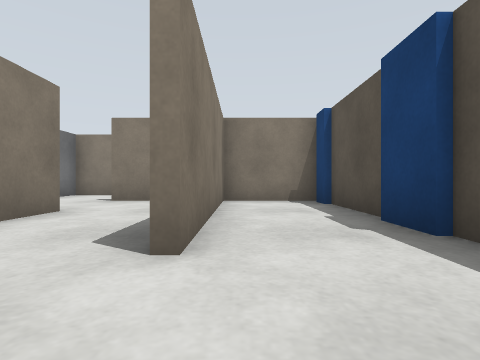
[1] (above)

24 first-person views from a walk through a world built for the Gazebo simulator. The camera is 0.5 m above the floor, looks level and sees 80° across. The floor is counted in squares, 1 m on a side. Each view is taken from the middle of a square. On the plan, view 1 faces up. The plan holds only what a view shows up to about 9 squares ahead; the rest is blank.

[2]
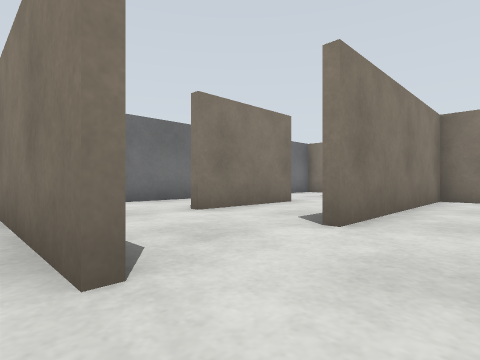

[3]
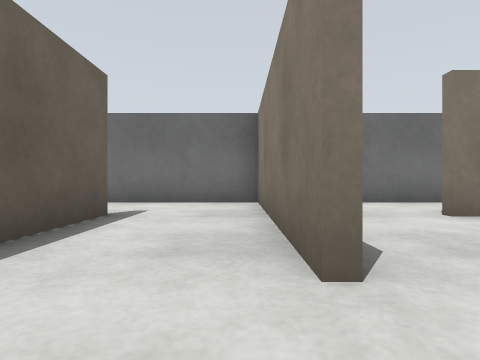

[4]
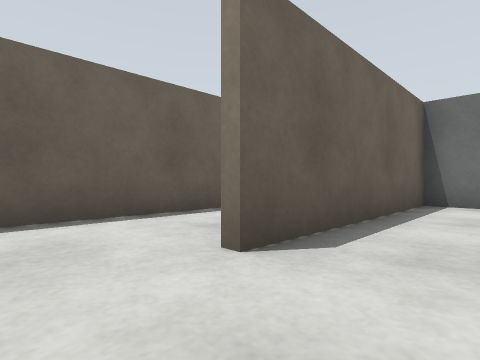

[5]
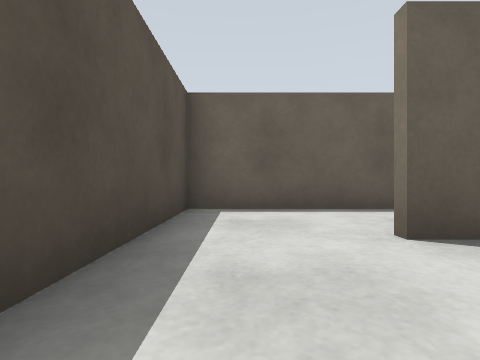

[6]
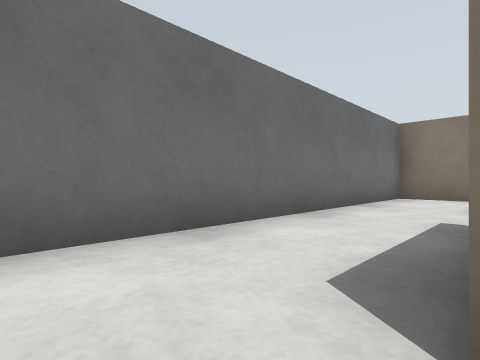

[7]
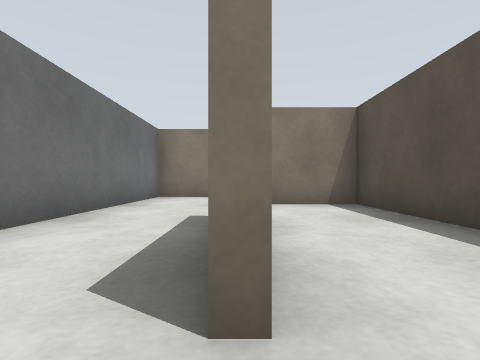

[8]
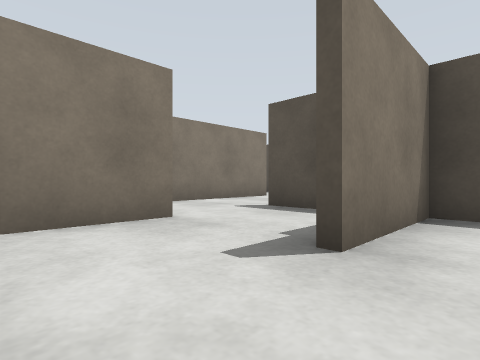

[9]
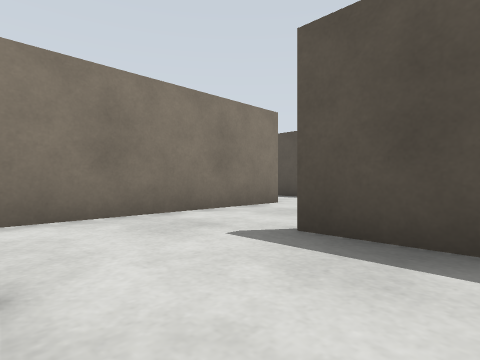

[10]
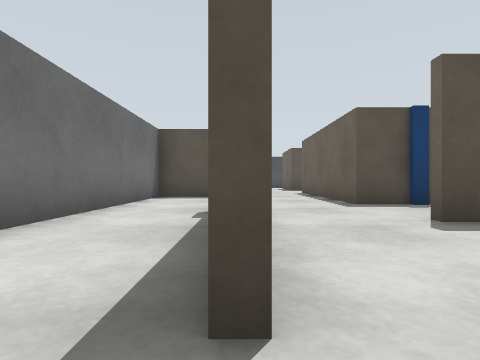

[11]
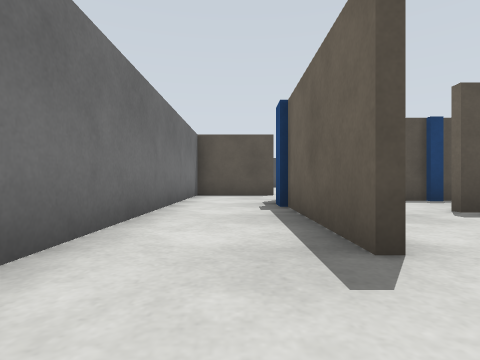

[12]
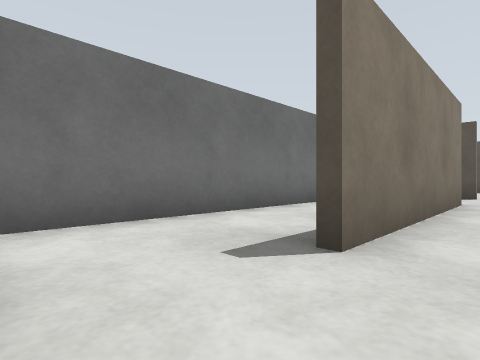

[13]
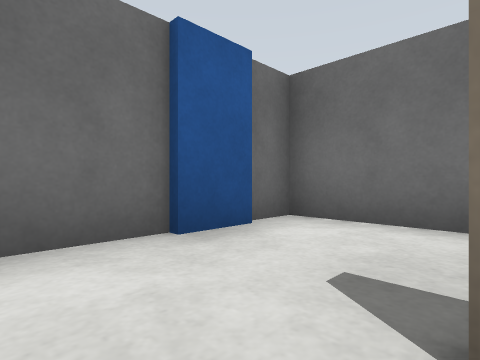

[14]
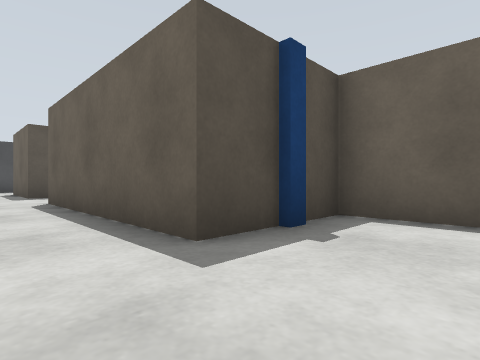

[15]
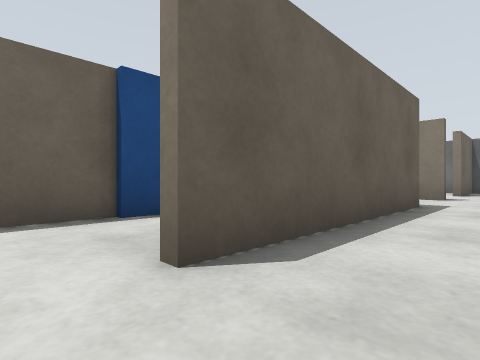

[16]
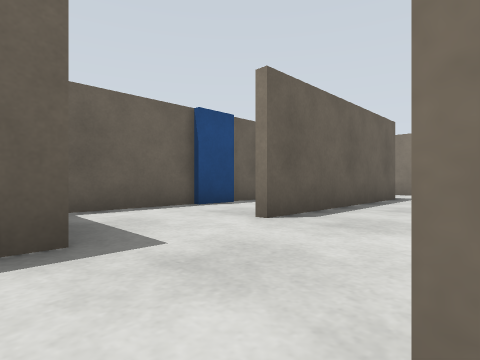

[17]
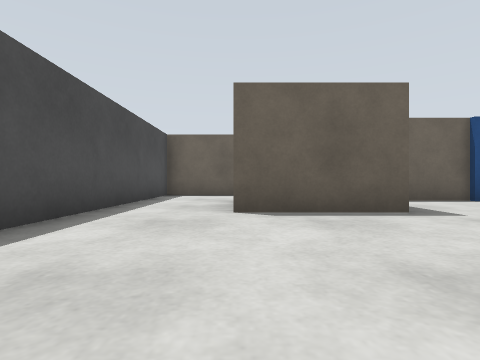

[18]
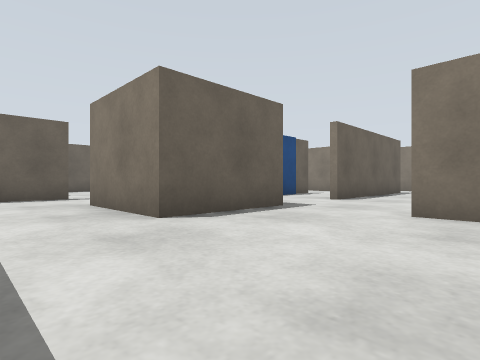

[19]
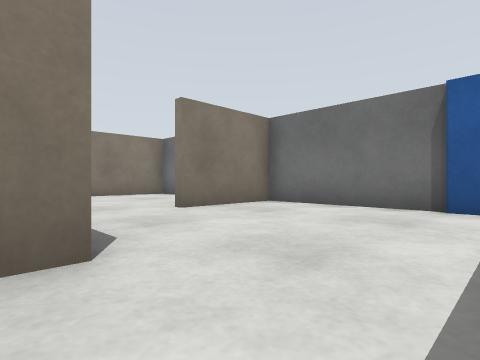

[20]
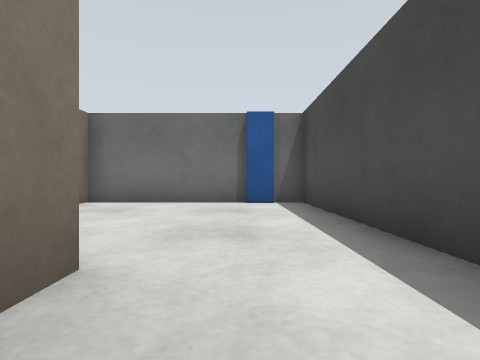

[21]
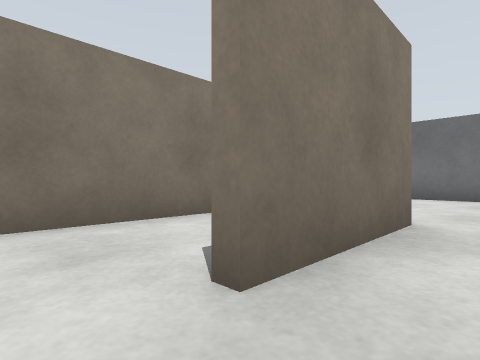

[22]
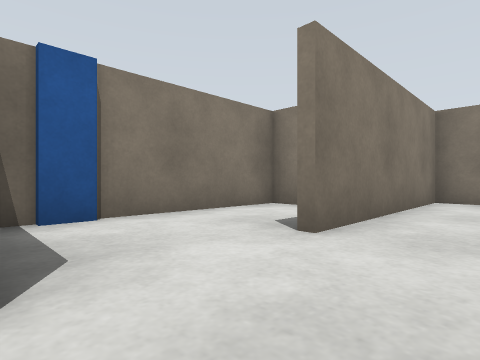

[23]
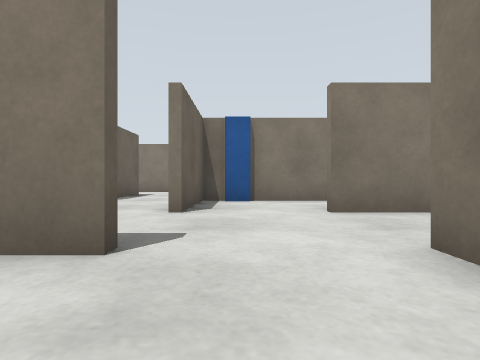

[24]
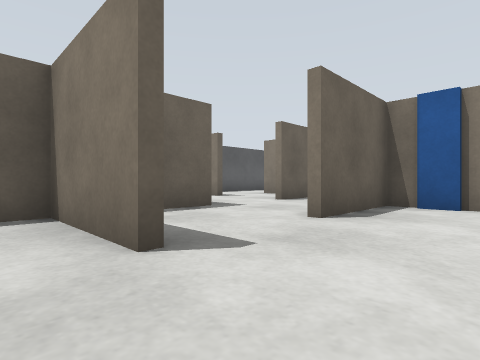

### Floor plan
Key: @ floor where view 1 was taken; # wall or solid block; . floor; B blue box.
Columns run from 6 left of view 1 to 15 right of it. Each row starts with its distance up from view 1.
 15 ###########    #######
 14 #.........#    #...B.#
 13 #.........#....#.....#
 12 #..####B#.#....#.....#
 11 #....................#
 10 ####....######.####..#
  9 #....#..#   ...#..#..#
  8 #....#..B  ....#..#..#
  7 #..######  #####..#..#
  6 #....#..B    #.#.....#
  5 #....#..#    #.#..####
  4 #..#.#..#    #......
  3 #..#.#..#    B.......
  2 #..#.#..#    ###..#.
  1 #.......#   ......#.
  0 ######@.#  ###.#####
 -1 #.......#    ..
 -2 #.......#    ..
 -3 #..######
 -4 #.

Positions as (right, up) in squares from view 1, and headings:
1: (0, 0), facing up
2: (1, -1), facing up-left
3: (1, -1), facing left
4: (1, 1), facing down-left
5: (1, 2), facing down
6: (-3, 1), facing up-left
7: (-3, 1), facing up
8: (-5, 6), facing up-right
9: (-3, 8), facing up-right
10: (-4, 12), facing right
11: (-5, 13), facing right
12: (-5, 11), facing up-right
13: (-3, 11), facing up-left
14: (0, 11), facing down-right
15: (8, 11), facing down-left
16: (10, 12), facing down-left
17: (12, 14), facing down
18: (14, 13), facing down-left
19: (14, 9), facing up-left
20: (13, 8), facing up
21: (13, 6), facing up-left
22: (11, 2), facing up-left
23: (14, 3), facing left
24: (13, 4), facing down-left
